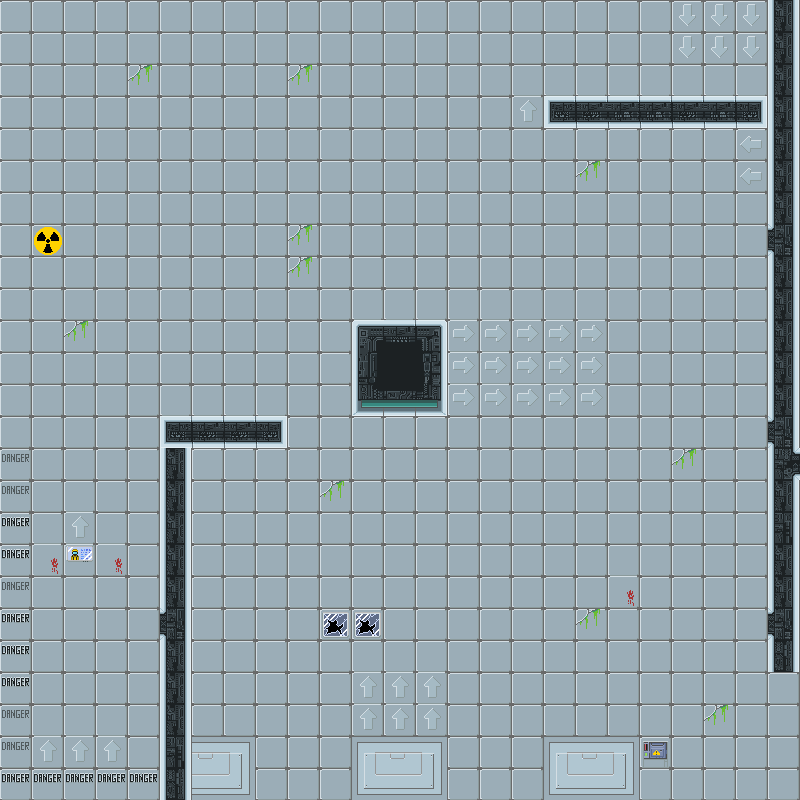

Rendered tile map (Tiled .tmx) drawn with the repository's tilesets; below, a short description and the map source with its tile grids summarised:
An orthogonal 25x25 tile map with 32x32 px tiles, 7 tile layers (TopLayer, platform, gameOver, LeftArrow, ...).

<map version="1.8" tiledversion="1.8.2" orientation="orthogonal" renderorder="right-down" width="25" height="25" tilewidth="32" tileheight="32" infinite="0" nextlayerid="8" nextobjectid="1">
 <editorsettings>
  <export target="lv2.json" format="json" />
 </editorsettings>
 <tileset firstgid="1" name="lab" tilewidth="32" tileheight="32" tilecount="540" columns="30">
  <image source="lab.png" width="960" height="576" />
 </tileset>
 <layer id="1" name="TopLayer" width="25" height="25">
  <data>[625 cells, 625 non-empty, 16 distinct tile ids]</data>
 </layer>
 <layer id="2" name="platform" width="25" height="25">
  <data>[625 cells, 52 non-empty, 18 distinct tile ids]</data>
 </layer>
 <layer id="4" name="gameOver" width="25" height="25">
  <data>[625 cells, 15 non-empty, 2 distinct tile ids]</data>
 </layer>
 <layer id="5" name="LeftArrow" width="25" height="25">
  <data>[625 cells, 2 non-empty, 1 distinct tile ids]</data>
 </layer>
 <layer id="6" name="RightArrow" width="25" height="25">
  <data>[625 cells, 15 non-empty, 1 distinct tile ids]</data>
 </layer>
 <layer id="7" name="DownArrow" width="25" height="25">
  <data>[625 cells, 6 non-empty, 1 distinct tile ids]</data>
 </layer>
 <layer id="3" name="UpArrow" width="25" height="25">
  <data>[625 cells, 11 non-empty, 1 distinct tile ids]</data>
 </layer>
</map>
